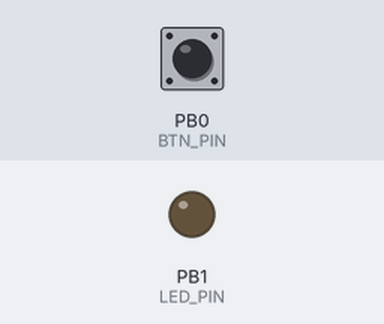
This sketch was run on a simulated ATtiny85, built with avr-gcc and run on an emulated ATtiny85. Parts: output pins drawn as LEDs (lit = HIGH). The inputs (shaded band) are chosen by the test bench; at power-on: PB0 (BTN_PIN) HIGH.

Above: at 1.2 s.
1.3 s: PB0 (BTN_PIN) pulled LOW for 0.15 s
Timing chart, 0 to 4.3 s (numbered marks = the images above; inputs shaded):
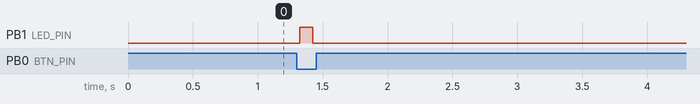

The sketch:

sketch_keybrd.ino
```cpp
#include "DigiKeyboard.h"

#define BTN_PIN 0
#define LED_PIN 1
#define DEBOUNCE_TIME 25
#define BLINK_TIME 100

void setup()
{
  pinMode(BTN_PIN, INPUT_PULLUP);
  pinMode(LED_PIN, OUTPUT);

  DigiKeyboard.update();
  // this is generally not necessary but with some older systems it seems to
  // prevent missing the first character after a delay:
  DigiKeyboard.sendKeyStroke(0);
}

void led_blink()
{
  digitalWrite(LED_PIN, HIGH);
  delay(BLINK_TIME);
  digitalWrite(LED_PIN, LOW);
}

void key_send()
{
  DigiKeyboard.sendKeyStroke(KEY_F7, MOD_CONTROL_LEFT | MOD_ALT_LEFT);
}

void loop()
{
  if (digitalRead(BTN_PIN) == LOW)
  {
    delay(DEBOUNCE_TIME);

    if (digitalRead(BTN_PIN) == LOW)
    {
      led_blink();
      key_send();

      while (digitalRead(BTN_PIN) == LOW) delay(DEBOUNCE_TIME);
    }
  }
}
```

Measured:
- after the input at 1.3 s, PB1 (LED_PIN): LOW → HIGH at once, → LOW 0.10 s later
